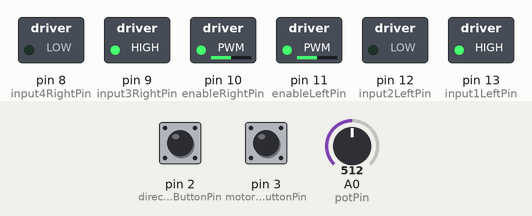
This sketch was run on a simulated Arduino Uno, built with avr-gcc and run on an emulated ATmega328P. On the bench: switched loads named in the sketch (green lamp = pin HIGH). Dashed ring = blinking. Inputs (shaded band) come from the test bench; at power-on: pin 2 (directionFlipButtonPin) HIGH, pin 3 (motorToggleButtonPin) HIGH, A0 (potPin) = 512.

Above: at 1.2 s.
1.3 s: pin 2 (directionFlipButtonPin) pulled LOW for 1 s
At 3.5 s:
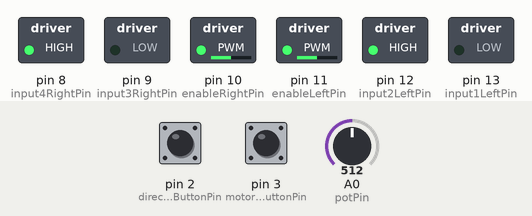
3.8 s: pin 3 (motorToggleButtonPin) pulled LOW for 3.2 s
At 4.1 s:
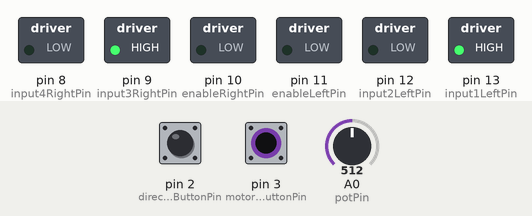
8.5 s: A0 (potPin) set to 716
At 9.5 s:
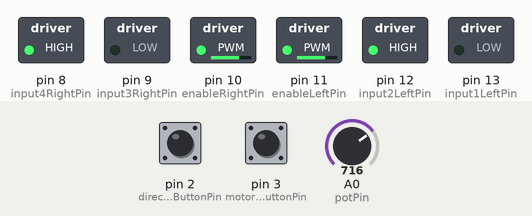
10.0 s: pin 2 (directionFlipButtonPin) pulled LOW for 0.15 s
At 10.8 s:
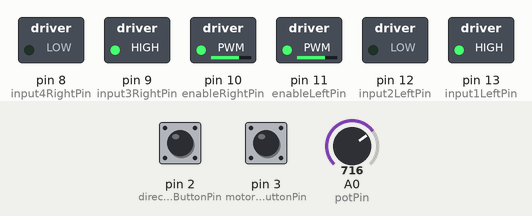
11.7 s: A0 (potPin) set to 900
At 12.9 s:
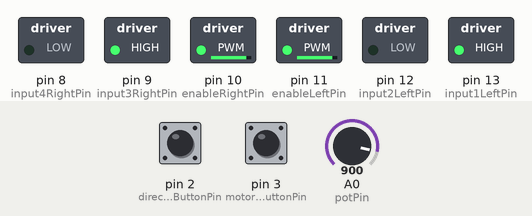
13.2 s: pin 2 (directionFlipButtonPin) pulled LOW for 0.15 s
At 14.4 s:
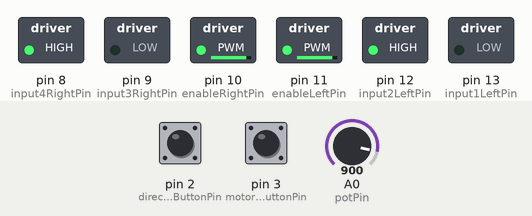
Timing chart, 0 to 15.9 s (numbered marks = the images above; inputs shaded):
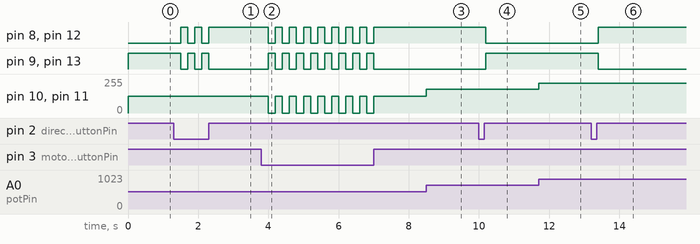

Measured:
- after the input at 1.3 s, pin 8 (input4RightPin), pin 12 (input2LeftPin): alternates HIGH for 0.20 s and LOW for 0.20 s, 5 changes in all, then stays HIGH, starting after 0.20 s; pin 9 (input3RightPin), pin 13 (input1LeftPin): alternates HIGH for 0.20 s and LOW for 0.20 s, 5 changes in all, then stays LOW, starting after 0.20 s
- after the input at 3.8 s, pin 8 (input4RightPin): alternates HIGH for 0.20 s and LOW for 0.20 s, 16 changes in all, then stays HIGH, starting after 0.20 s; pin 9 (input3RightPin): alternates HIGH for 0.20 s and LOW for 0.20 s, 16 changes in all, then stays LOW, starting after 0.20 s
- after the input at 8.5 s, pin 10 (enableRightPin), pin 11 (enableLeftPin): 127/255 → 178/255 at once
- after the input at 10.0 s, pin 8 (input4RightPin), pin 12 (input2LeftPin): HIGH → LOW after 0.20 s; pin 9 (input3RightPin), pin 13 (input1LeftPin): LOW → HIGH after 0.20 s
- after the input at 11.7 s, pin 10 (enableRightPin), pin 11 (enableLeftPin): 178/255 → 224/255 at once
- after the input at 13.2 s, pin 8 (input4RightPin), pin 12 (input2LeftPin): LOW → HIGH after 0.20 s; pin 9 (input3RightPin), pin 13 (input1LeftPin): HIGH → LOW after 0.20 s

The sketch:

WhiteboardRoomba_SpeedFromPot.ino
```cpp
// C++ code
//
// Define motor control pins for the left motor
const int enableLeftPin = 11;
const int input1LeftPin = 13;
const int input2LeftPin = 12;

// Define motor control pins for the right motor
const int enableRightPin = 10;
const int input3RightPin = 9;
const int input4RightPin = 8;

// Define potentiometer pin
const int potPin = A0;

// Define button pins
const int motorToggleButtonPin = 3;
const int directionFlipButtonPin = 2;

// Define variable for speed coefficient
int speedCoefficient = 0;


// Variable to keep track of motor state
bool motorsOn = true;

// Variable to keep track of motor direction
int motorDirection = 1; // 1 for forward, -1 for reverse

long iteration = 0; // iteration of the loop()

// Function to set motor speeds
void setMotorSpeeds(int leftSpeed, int rightSpeed) {
  // Set left motor direction
  if (leftSpeed >= 0) {
    digitalWrite(input1LeftPin, HIGH);
    digitalWrite(input2LeftPin, LOW);
  } else {
    digitalWrite(input1LeftPin, LOW);
    digitalWrite(input2LeftPin, HIGH);
    leftSpeed = -leftSpeed;
  }

  // Set right motor direction
  if (rightSpeed >= 0) {
    digitalWrite(input3RightPin, HIGH);
    digitalWrite(input4RightPin, LOW);
  } else {
    digitalWrite(input3RightPin, LOW);
    digitalWrite(input4RightPin, HIGH);
    rightSpeed = -rightSpeed;
  }

  // Set motor speeds
  analogWrite(enableLeftPin, leftSpeed);
  analogWrite(enableRightPin, rightSpeed);
}

void setup() {
  // Set motor control pins as outputs
  pinMode(enableLeftPin, OUTPUT);
  pinMode(input1LeftPin, OUTPUT);
  pinMode(input2LeftPin, OUTPUT);
  pinMode(enableRightPin, OUTPUT);
  pinMode(input3RightPin, OUTPUT);
  pinMode(input4RightPin, OUTPUT);

  // Set button pins as inputs
  pinMode(motorToggleButtonPin, INPUT_PULLUP);
  pinMode(directionFlipButtonPin, INPUT_PULLUP);
}

void loop() {
  // Read the potentiometer value
  int potValue = analogRead(potPin);

  // Map the potentiometer value to a speed coefficient (0-255)
  speedCoefficient = map(potValue, 0, 1023, 0, 255);

  // Read motor toggle button state
  if (digitalRead(motorToggleButtonPin) == LOW) {
    motorsOn = !motorsOn; // Toggle motor state
    delay(200); // Debounce delay
  }

  // Read direction flip button state
  if (digitalRead(directionFlipButtonPin) == LOW) {
    motorDirection *= -1; // Flip motor direction
    delay(200); // Debounce delay
  }

  // If motors are on, set speeds according to potentiometer
  if (motorsOn) {
    // Example: Hardcoded speeds
    int leftSpeed = speedCoefficient * motorDirection; // Speed for the left motor (0-255)
    int rightSpeed = speedCoefficient * motorDirection; // Speed for the right motor (0-255)

    // Set motor speeds
    setMotorSpeeds(leftSpeed, rightSpeed);
  } else {
    // Turn off motors
    setMotorSpeeds(0, 0);
  }

  iteration += 1;
}
```
